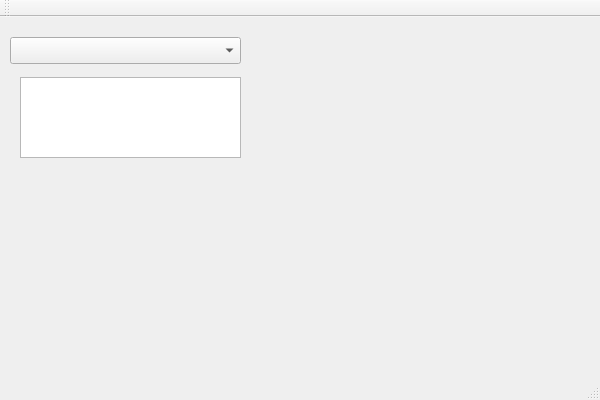
<?xml version="1.0" encoding="UTF-8"?>
<ui version="4.0">
 <class>MainWindow</class>
 <widget class="QMainWindow" name="MainWindow">
  <property name="geometry">
   <rect>
    <x>0</x>
    <y>0</y>
    <width>600</width>
    <height>400</height>
   </rect>
  </property>
  <property name="windowTitle">
   <string>MainWindow</string>
  </property>
  <widget class="QWidget" name="centralWidget">
   <widget class="QComboBox" name="comboBox">
    <property name="geometry">
     <rect>
      <x>10</x>
      <y>20</y>
      <width>231</width>
      <height>27</height>
     </rect>
    </property>
   </widget>
   <widget class="QTextEdit" name="textEdit">
    <property name="geometry">
     <rect>
      <x>20</x>
      <y>60</y>
      <width>221</width>
      <height>81</height>
     </rect>
    </property>
   </widget>
  </widget>
  <widget class="QToolBar" name="mainToolBar">
   <attribute name="toolBarArea">
    <enum>TopToolBarArea</enum>
   </attribute>
   <attribute name="toolBarBreak">
    <bool>false</bool>
   </attribute>
  </widget>
  <widget class="QStatusBar" name="statusBar"/>
  <action name="actionOpen">
   <property name="text">
    <string>Open</string>
   </property>
  </action>
 </widget>
 <layoutdefault spacing="6" margin="11"/>
 <resources/>
 <connections/>
</ui>
